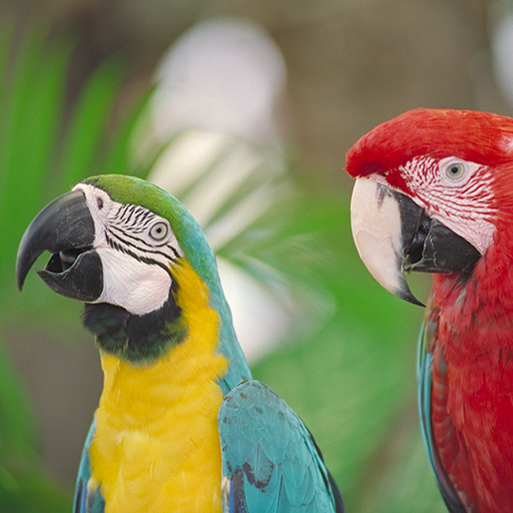
#> input picture birds.png, 513 x 513 px
$ python amatrix.py
#> lines starting #> are read from the running program, lines starting #| are printed output that depends on the picture
#!/usr/bin/python3

# import packages
import numpy as np
import skimage.io as io
import matplotlib.pyplot as plt
import cv2

def make_mask(img_size, start_row=0, extra_rows=0, stride=3):
    '''
    Returns mask the same size as img_size.

    Inputs:
        img_size: (height, width) of image to mask
        start_row: first row to be accepted (default 0)
        extra_rows: additional rows if mask wants to include consecutive rows
        stride: number of rows to skip before taking next row (exluding the
        extra_rows taken)

    Outputs:
        return: Image of size (height, width) with 1's in rows that are to be
        taken, and zeros everywhere else.
    '''

    mask = np.zeros((img_size[0], img_size[1]))

    for row in range(start_row, img_size[0], stride+extra_rows*stride):
        mask = cv2.rectangle(mask, (0,row), (img_size[1], row+extra_rows), 1, -1)

    return mask

def Atfun(x, channel=0, num_channels=3, extra=0):
    '''
    Calculates Atx where At is the transpose of the image formation matrix A,
    and x is an input image.

    Inputs:
    x: Image of size (height, width)
    channel: Which channel number

    Outputs:
    return: New image of size (height, width, channels)
    '''

    # Create mask and transpose
    mask = make_mask(x.shape, channel+channel*extra, extra, num_channels)
    mask = np.sum(mask, axis=0)

    # Sum mask with x
    return mask * x


def Afun(x, channel=0, num_channels=3, extra=0):
    '''
    Calculates Ax where A is the image formation matrix, and x is an input
    image.

    Inputs:
    x: Image of size (height, width, d) with d channels

    Outputs:
    return: New image of size (height, width) sampled from the d channels of x
    '''

    # Create mask
    mask = make_mask(x.shape, channel+channel*extra, extra, num_channels)

    # Mupltiply each image with its corresponding mask, then sum all masked
    # images into final image.
    return mask * x


def SimulateImage(img, num_channels, sigma=0.001, e=0):
    '''
    Helper function to create a simulated image
    '''

    # Create a mask for each channel and stack them together
    channels = [Afun(img[:,:,c], c, num_channels, e)
            for c in range(num_channels)]
    channels = np.stack(channels, axis=2)

    # Add noise
    channels += sigma*np.random.randn(img.shape[0], img.shape[1], num_channels)

    return channels


if __name__=="__main__":

    img = io.imread('birds.png').astype(float)/255.

    img = img[:,:,0]
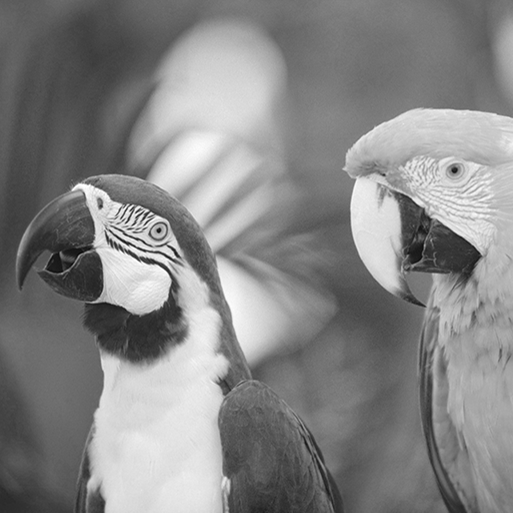
#> img: shape (513, 513) float64; min 0.0353, max 1, mean 0.524

    c = 0
    n = 3
    e = int(img.shape[1]/n)
#> e = 171

    for c in range(3):

        ares = Afun(img, c, n, e)
        atres = Atfun(ares, c, n, e)

        fig = plt.figure()
        ax = fig.add_subplot(121)
        ax.imshow(ares, cmap="gray", vmin=0.0, vmax=1.0)
        ax = fig.add_subplot(122)
        ax.imshow(atres, cmap="gray", vmin=0.0, vmax=1.0)
        plt.show()
#> this loop made 3 passes
#> pass 1, `ares = Afun(img, c, n, e)`:
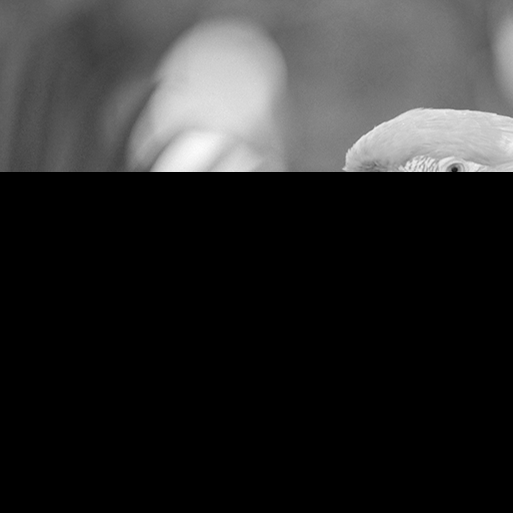
#> ares: shape (513, 513) float64; min 0, max 0.984, mean 0.173
#> pass 1, `atres = Atfun(ares, c, n, e)`:
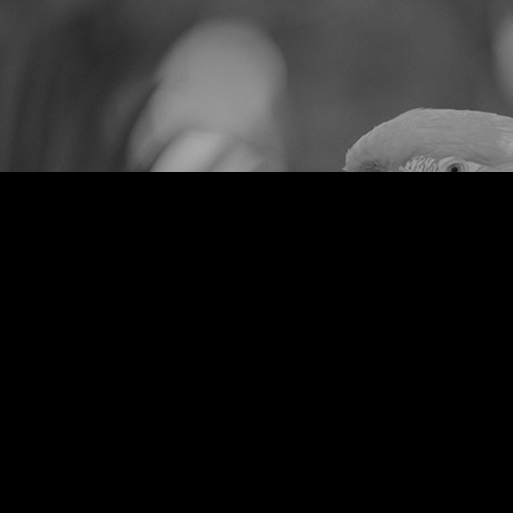
#> atres: shape (513, 513) float64; min 0, max 169.3, mean 29.8
#> pass 1, `plt.show()`:
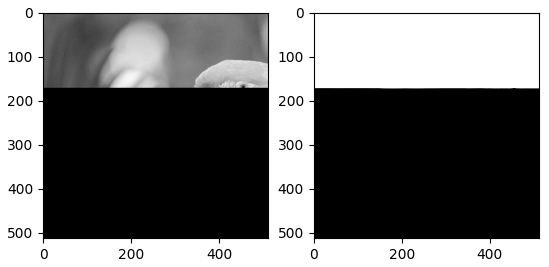
#> figure drawn by matplotlib, 2 panels
#> pass 2, `ares = Afun(img, c, n, e)`:
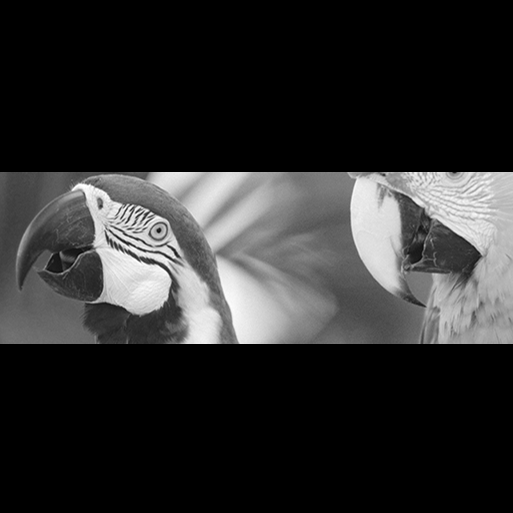
#> ares: shape (513, 513) float64; min 0, max 1, mean 0.18
#> pass 2, `atres = Atfun(ares, c, n, e)`:
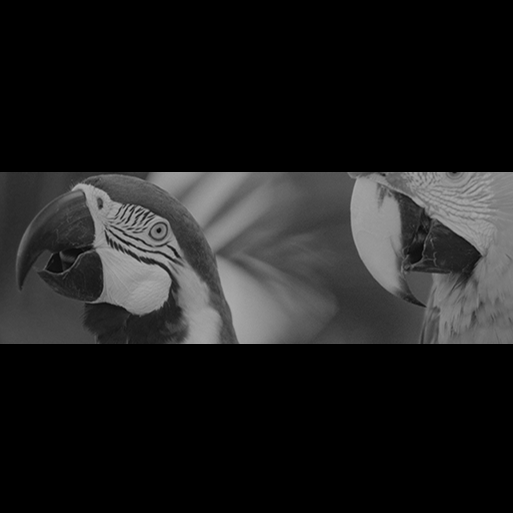
#> atres: shape (513, 513) float64; min 0, max 172, mean 31
#> after the loop:
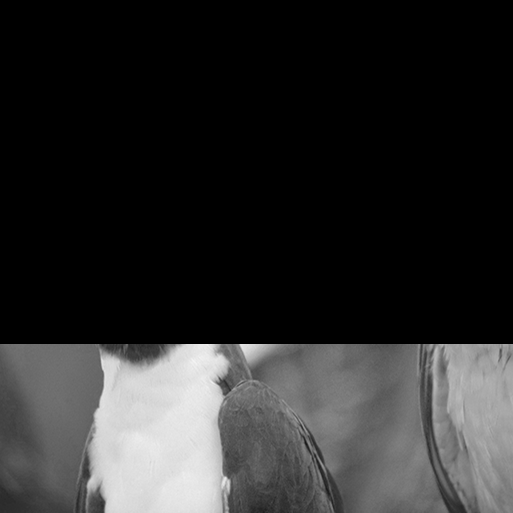
#> ares: shape (513, 513) float64; min 0, max 0.953, mean 0.171

$ run again, with admm.png copied over birds.png
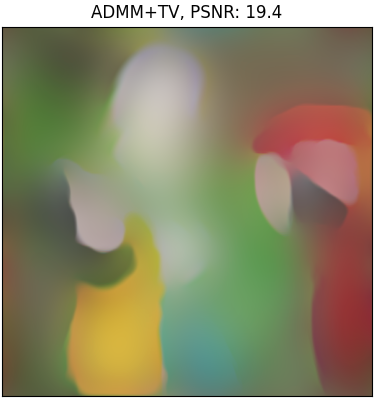
#> input picture admm.png, 375 x 400 px
#> the loop `for c in range(3): ` made 3 passes
#> pass 1, `atres = Atfun(ares, c, n, e)`:
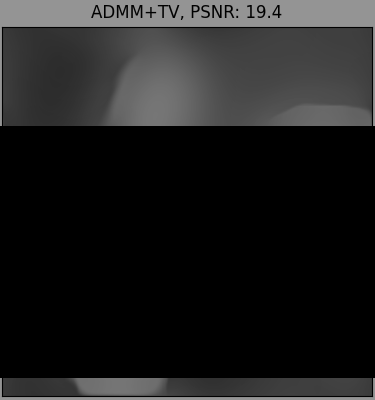
#> atres: shape (400, 375) float64; min 0, max 148, mean 31.5
#> after the loop `for c in range(3):`:
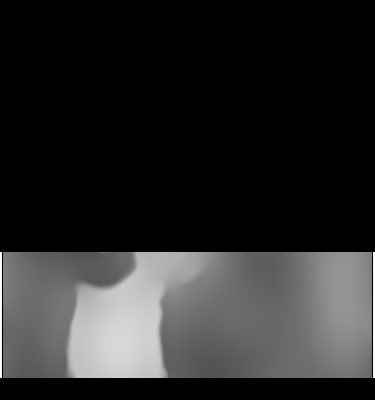
#> ares: shape (400, 375) float64; min 0, max 1, mean 0.161
